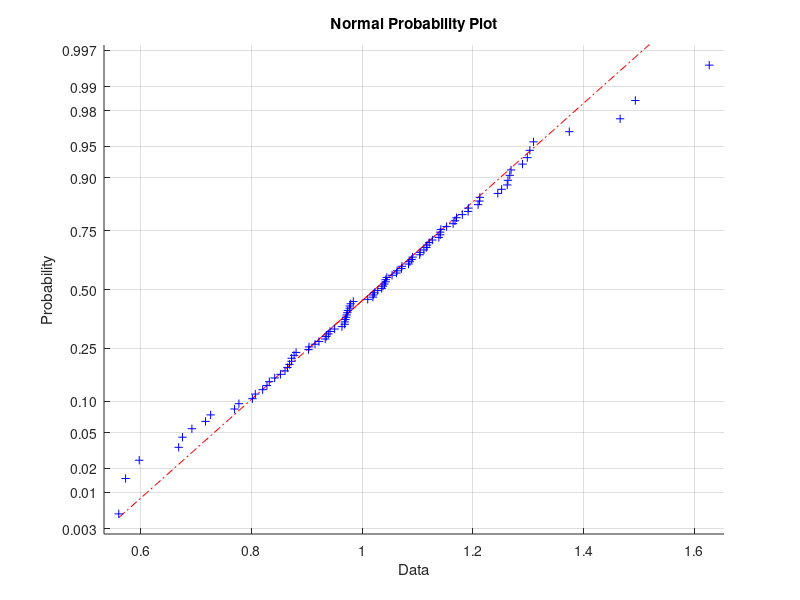

MATLAB code to generate this figure: (Note: this script raises an error after producing the figure.)

l2 = normrnd(1,0.2,100,1);
normplot(l2)
l2(101)=1;
M = zeros(100,100);

for i=1:100
    M(i,i)=((((i-100)/L(i+1))+((i-99.95)/L(i)))*10);
    if i<=99
        M(i,i+1)=(((100-i)/L(i+1))*10);
        M(i+1,i)=(((101-i)/L(i))*10);
    end
end

[U,R]=eig(M);

a2=U(100,100);
g2=sprintf('%d ', a2);
fprintf('Answer: %s\n', a2)

b2=R(100,100);
f2=sprintf('%d ', b2);
fprintf('Answer: %s\n', b2)
